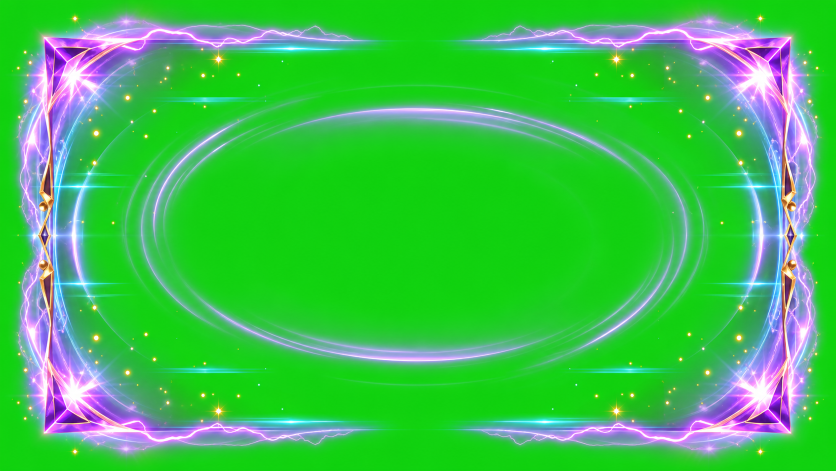
#> input picture qa/source/vslot_home_locked_slot_pulse_imagegen.png, 1672 x 941 px (shown at 1/2 size)
$ python -i slice_imagegen_home_locked_slot_pulse.py   (imports and definitions only)
#> lines starting #> are read from the running program, lines starting #| are printed output that depends on the picture
#> further down, picture is the input picture: PIL image 1672x941 RGB; mean R, G, B 61.5, 192.1, 78.9
from pathlib import Path
from collections import Counter

from PIL import Image, ImageDraw, ImageFilter, ImageOps


ROOT = Path(__file__).resolve().parents[1]
SOURCE_WIDE = ROOT / "qa/source/vslot_home_locked_slot_pulse_imagegen.png"
SOURCE_TALL = ROOT / "qa/source/vslot_home_locked_slot_pulse_land_imagegen.png"
DRAWABLE = ROOT / "app/src/main/res/drawable-nodpi"
OUT_WIDE = DRAWABLE / "home_locked_slot_pulse.webp"
OUT_TALL = DRAWABLE / "home_locked_slot_pulse_land.webp"
PREVIEW = ROOT / "qa/screenshots/home_locked_slot_pulse_contact_sheet.png"


def remove_chroma_key(image: Image.Image) -> Image.Image:
    rgba = image.convert("RGBA")
    pixels = rgba.load()
    width, height = rgba.size
#> width = 1672; height = 941
    border_samples = []
    for x in range(width):
        border_samples.append(pixels[x, 0][:3])
        border_samples.append(pixels[x, height - 1][:3])
#> after the loop, border_samples = 3344 items, first 6: (34, 197, 26), (33, 199, 22), (25, 203, 24), (20, 208, 15), (22, 206, 20), (18, 210, 13)
    for y in range(height):
        border_samples.append(pixels[0, y][:3])
        border_samples.append(pixels[width - 1, y][:3])
#> after the loop, border_samples = 5226 items, first 6: (34, 197, 26), (33, 199, 22), (25, 203, 24), (20, 208, 15), (22, 206, 20), (18, 210, 13)

    quantized = Counter(tuple(channel // 4 * 4 for channel in sample) for sample in border_samples)
#> quantized = 35 items
    key = quantized.most_common(1)[0][0]
#> key = (16, 208, 12)
    out = Image.new("RGBA", rgba.size)
#> out: PIL image 1672x941 RGBA; every value is 0
    out_pixels = out.load()
    for y in range(height):
        for x in range(width):
            r, g, b, a = pixels[x, y]
            distance = ((r - key[0]) ** 2 + (g - key[1]) ** 2 + (b - key[2]) ** 2) ** 0.5
            if distance < 24:
                alpha = 0
            elif distance < 118:
                alpha = int(((distance - 24) / 94) * a)
            else:
                alpha = a

            if alpha:
                if g > 90 and g > r * 1.18 and g > b * 1.28 and r < 190:
                    alpha = 0
                # Despill only pixels still dominated by the green key, preserving cyan scanlines.
                green_spill = max(0, g - max(r, b) - 22)
                g = max(max(r, b), g - int(green_spill * 0.58))
            out_pixels[x, y] = (r, g, b, alpha)
#> after the loop, green_spill = 150

    alpha = out.getchannel("A").filter(ImageFilter.GaussianBlur(0.28))
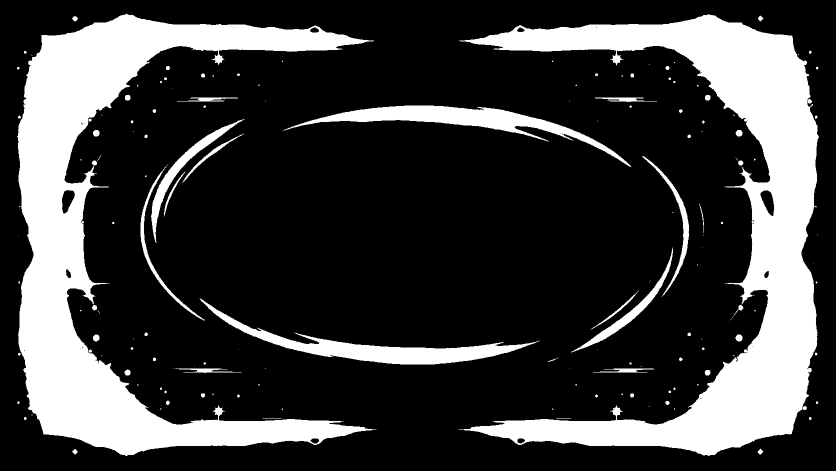
#> alpha: PIL image 1672x941 L (shown at 1/2 size); min 0, max 255, mean 62.1
    out.putalpha(alpha)
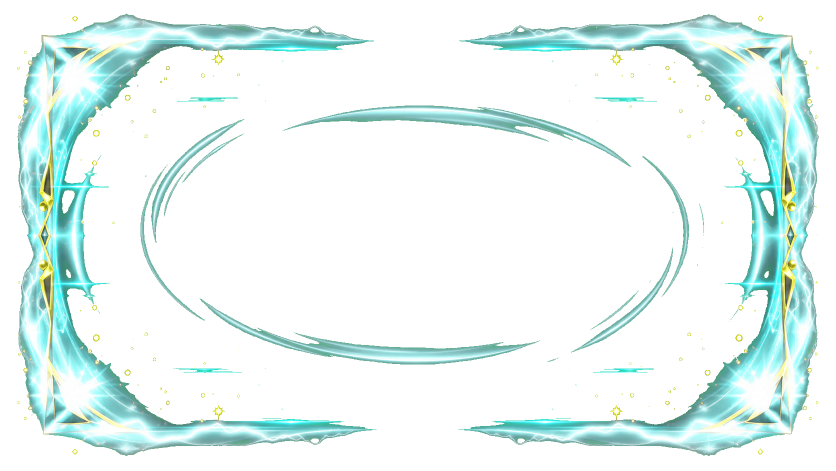
#> out: PIL image 1672x941 RGBA (shown at 1/2 size); mean R, G, B, A 61.5, 190.4, 78.9, 62.1; transparent parts drawn white
    return out


# [78 lines left out: functions fit_to_canvas, make_card_mockup, save_contact_sheet, validate, main, not called in this run]


# [5 lines not run here, left out]

>>> from PIL import Image
>>> picture = Image.open('../qa/source/vslot_home_locked_slot_pulse_imagegen.png')
>>> result = remove_chroma_key(picture)
